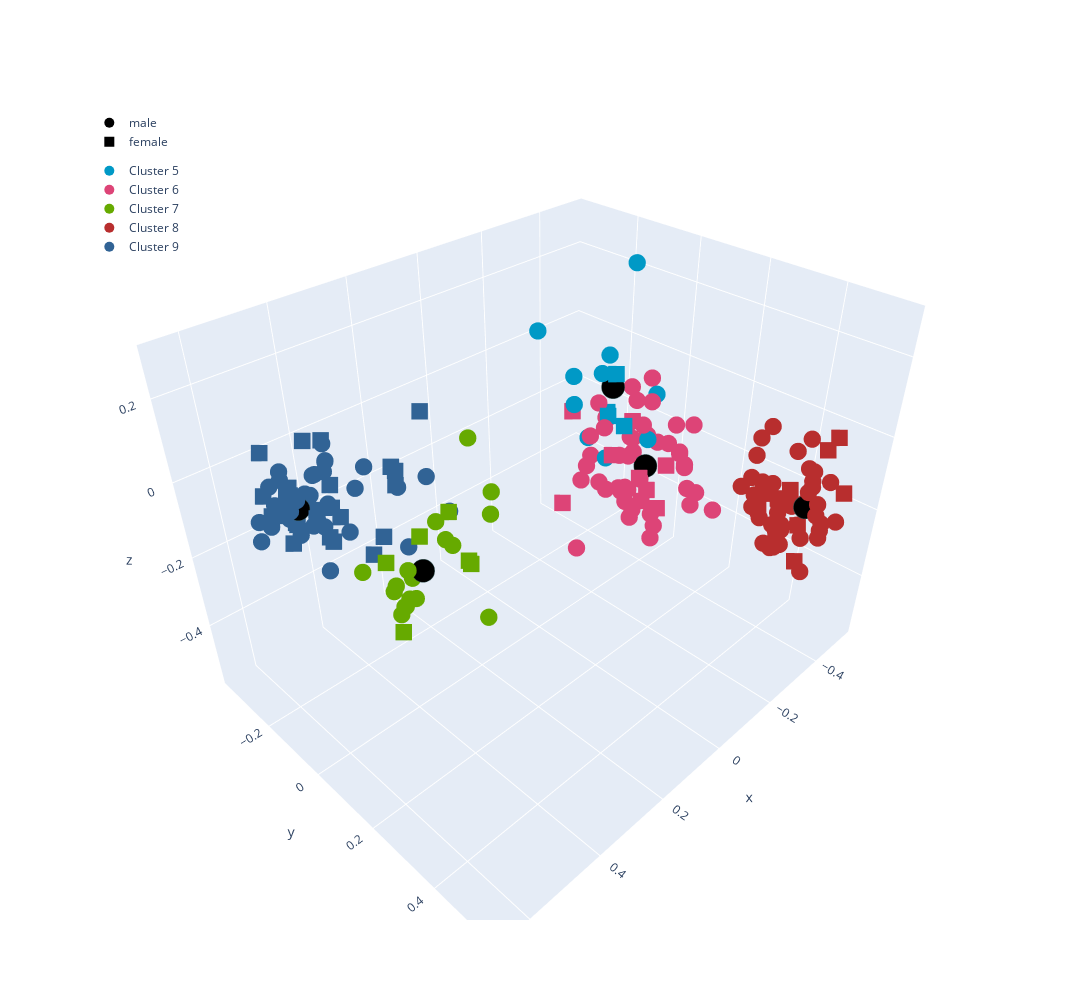

Notebook code cell kept with this figure:
### Markdown cell above
## plot 3d cluster embedding for joint method

### Code cell
# Perform PCA to reduce to 3 dimensions
import plotly.express as px
from sklearn.decomposition import PCA
import pandas as pd
import numpy as np
import plotly.graph_objects as go
cluster_num = 100
mode = "joint"
epoch = 40
data_dir = "sci-fi_thriller"
user_embeddings = np.load(f'res/{data_dir}/{cluster_num}/{mode}/user_embedding_{epoch}.npy')
cluster_labels = np.load(f'res/{data_dir}/{cluster_num}/{mode}/user_proto_label_{epoch}.npy')
cluster_embedding = np.load(f'res/{data_dir}/{cluster_num}/{mode}/cluster_embedding_{epoch}.npy')
gender_labels = np.load(f'res/{data_dir}/{cluster_num}/{mode}/gender_label_{epoch}.npy')


# Load data
# ...

# Perform PCA to reduce to 3 dimensions for user embeddings
pca = PCA(n_components=3)
embeddings_reduced = pca.fit_transform(user_embeddings)

# Apply the same PCA transformation to the cluster centers
cluster_embedding_reduced = pca.transform(cluster_embedding)[5:10]

# Prepare the data for plotting
df_plot = pd.DataFrame(embeddings_reduced, columns=['x', 'y', 'z'])
df_plot['cluster'] = cluster_labels
df_plot['gender'] = gender_labels
df_plot['gender'] = df_plot['gender'].apply(lambda x: "male" if x == 1 else "female")

# Filter if necessary
df_plot_filtered = df_plot[(df_plot['cluster'] >= 5) & (df_plot['cluster'] < 10)]
df_plot_filtered['cluster'] = df_plot_filtered['cluster'].astype(str)
# Create a DataFrame for cluster centers for plotting
df_clusters = pd.DataFrame(cluster_embedding_reduced, columns=['x', 'y', 'z'])
df_clusters['cluster'] = range(len(cluster_embedding_reduced))  # Assuming there's one center per cluster

# Create the user embedding scatter plot
colors_for_legend = px.colors.qualitative.G10 

symbols_for_gender = {'male': 'circle', 'female': 'square'}  # Define symbols for genders


# ... (previous code stays the same)

# Initialize figure
fig = go.Figure()

# Add dummy traces for gender legend
for gender, symbol in symbols_for_gender.items():
    fig.add_trace(
        go.Scatter3d(
            x=[None], y=[None], z=[None],  # No data points, so it doesn't show in the plot
            mode='markers',
            marker=dict(
                size=10,
                symbol=symbol,
                color='black',
            ),
            name=str(gender),
            legendgroup='gender',
         
        )
    )
for i, row in df_clusters.iterrows():
    fig.add_trace(
        go.Scatter3d(
            x=[row['x']],
            y=[row['y']],
            z=[row['z']],
            mode='markers',
            marker=dict(
                size=8,
                color='black',  # Color for cluster centers
                line=dict(
                    color='DarkSlateGrey',
                    width=2
                ),
            ),
            showlegend=False
        )
    )
# Add dummy traces for cluster legend
for i in range(5, 10):
    fig.add_trace(
        go.Scatter3d(
            x=[None], y=[None], z=[None],  # No data points, so it doesn't show in the plot
            mode='markers',
            marker=dict(
                size=10,
                color=colors_for_legend[i % len(colors_for_legend)],  # Use cluster color
            ),
            name=f'Cluster {i}',
            legendgroup='cluster'
        )
    )

# Add a trace for each cluster-gender combination without adding them to legend
for cluster in df_plot_filtered['cluster'].unique():
    for gender, symbol in symbols_for_gender.items():
        df_subset = df_plot_filtered[(df_plot_filtered['cluster'] == cluster) & (df_plot_filtered['gender'] == gender)]
        fig.add_trace(
            go.Scatter3d(
                x=df_subset['x'],
                y=df_subset['y'],
                z=df_subset['z'],
                mode='markers',
                marker=dict(
                    size=6,
                    color=colors_for_legend[int(cluster) % len(colors_for_legend)],  # Loop through colors
                    symbol=symbol,
                ),
                name=f'{cluster}, {gender}',
                legendgroup=gender,
                showlegend=False  # Set showlegend to False
            )
        )
fig.update_layout(
    legend=dict(
        yanchor="top",
        y=0.99,
        xanchor="left",
        x=0.01,
        title=dict(text=''),  # Empty title for cleaner look
        traceorder='grouped'
    ),
    height=1000,  # Set a larger height for the plot
    width=1200    # Set a larger width for the plot
)

# Show figure
fig.show()

### Figure 1 — Plotly figure (JSON) as saved in the notebook; plotly's stock layout.template omitted (floating-point values rounded to 4 significant figures)
{"data": [{"legendgroup": "gender", "marker": {"color": "black", "size": 10, "symbol": "circle"}, "mode": "markers", "name": "male", "type": "scatter3d", "x": [null], "y": [null], "z": [null]}, {"legendgroup": "gender", "marker": {"color": "black", "size": 10, "symbol": "square"}, "mode": "markers", "name": "female", "type": "scatter3d", "x": [null], "y": [null], "z": [null]}, {"marker": {"color": "black", "line": {"color": "DarkSlateGrey", "width": 2}, "size": 8}, "mode": "markers", "showlegend": false, "type": "scatter3d", "x": [-0.3594], "y": [-0.09235], "z": [-0.05354]}, {"marker": {"color": "black", "line": {"color": "DarkSlateGrey", "width": 2}, "size": 8}, "mode": "markers", "showlegend": false, "type": "scatter3d", "x": [-0.43], "y": [-0.02602], "z": [-0.2954]}, {"marker": {"color": "black", "line": {"color": "DarkSlateGrey", "width": 2}, "size": 8}, "mode": "markers", "showlegend": false, "type": "scatter3d", "x": [0.4264], "y": [0.09909], "z": [-0.1014]}, {"marker": {"color": "black", "line": {"color": "DarkSlateGrey", "width": 2}, "size": 8}, "mode": "markers", "showlegend": false, "type": "scatter3d", "x": [-0.4526], "y": [0.4478], "z": [-0.208]}, {"marker": {"color": "black", "line": {"color": "DarkSlateGrey", "width": 2}, "size": 8}, "mode": "markers", "showlegend": false, "type": "scatter3d", "x": [0.4965], "y": [-0.2384], "z": [-0.08227]}, {"legendgroup": "cluster", "marker": {"color": "#0099C6", "size": 10}, "mode": "markers", "name": "Cluster 5", "type": "scatter3d", "x": [null], "y": [null], "z": [null]}, {"legendgroup": "cluster", "marker": {"color": "#DD4477", "size": 10}, "mode": "markers", "name": "Cluster 6", "type": "scatter3d", "x": [null], "y": [null], "z": [null]}, {"legendgroup": "cluster", "marker": {"color": "#66AA00", "size": 10}, "mode": "markers", "name": "Cluster 7", "type": "scatter3d", "x": [null], "y": [null], "z": [null]}, {"legendgroup": "cluster", "marker": {"color": "#B82E2E", "size": 10}, "mode": "markers", "name": "Cluster 8", "type": "scatter3d", "x": [null], "y": [null], "z": [null]}, {"legendgroup": "cluster", "marker": {"color": "#316395", "size": 10}, "mode": "markers", "name": "Cluster 9", "type": "scatter3d", "x": [null], "y": [null], "z": [null]}, {"legendgroup": "male", "marker": {"color": "#B82E2E", "size": 6, "symbol": "circle"}, "mode": "markers", "name": "8, male", "showlegend": false, "type": "scatter3d", "x": [-0.2842, -0.2925, -0.369, -0.4973, -0.3644, -0.4494, -0.495, -0.4966, -0.4336, -0.4198, -0.4949, -0.4318, -0.4124, -0.4536, -0.4452, -0.471, -0.4658, -0.4379, -0.4378, -0.5172, -0.3955, -0.4029, -0.4661, -0.3781, -0.3863, -0.384, -0.4329, -0.4871, -0.3424, -0.3141, -0.4174, -0.4649, -0.3858, -0.4076, -0.4499, -0.4139, -0.4322, -0.4896, -0.4643, -0.4506, -0.3968, -0.4095, -0.3699, -0.3192], "y": [0.4889, 0.4229, 0.508, 0.2384, 0.3569, 0.3954, 0.4197, 0.4121, 0.4232, 0.4727, 0.3553, 0.3932, 0.4707, 0.411, 0.4614, 0.4408, 0.439, 0.413, 0.4633, 0.4014, 0.3843, 0.3357, 0.3822, 0.5323, 0.5127, 0.3453, 0.5065, 0.4281, 0.4155, 0.4453, 0.4121, 0.4942, 0.4186, 0.3504, 0.3737, 0.5498, 0.489, 0.3083, 0.4625, 0.2991, 0.5226, 0.4026, 0.4396, 0.3726], "z": [-0.207, -0.1702, -0.3235, -0.2685, -0.2074, -0.2871, -0.1307, -0.3023, -0.2081, -0.08074, -0.2923, -0.3462, -0.1349, -0.2114, -0.1403, -0.3144, -0.2268, -0.05975, -0.1198, -0.06553, -0.3192, -0.2025, -0.2398, -0.1943, -0.167, -0.02927, -0.2171, -0.221, -0.103, -0.1894, -0.2602, -0.1209, -0.2621, -0.1599, -0.3682, -0.1797, -0.17, -0.05804, -0.2178, -0.1266, -0.2309, -0.3123, -0.2366, -0.09554]}, {"legendgroup": "female", "marker": {"color": "#B82E2E", "size": 6, "symbol": "square"}, "mode": "markers", "name": "8, female", "showlegend": false, "type": "scatter3d", "x": [-0.4547, -0.3748, -0.4803, -0.3427, -0.4425, -0.4287, -0.4863, -0.4099, -0.4333, -0.4864, -0.396, -0.5043, -0.422], "y": [0.3743, 0.4862, 0.423, 0.3987, 0.3787, 0.3369, 0.3838, 0.3381, 0.3837, 0.4837, 0.3671, 0.4534, 0.5519], "z": [-0.2243, -0.3075, -0.2887, -0.1395, -0.2114, -0.2547, -0.2051, -0.2278, -0.2041, -0.01373, -0.173, -0.06806, -0.1033]}, {"legendgroup": "male", "marker": {"color": "#DD4477", "size": 6, "symbol": "circle"}, "mode": "markers", "name": "6, male", "showlegend": false, "type": "scatter3d", "x": [-0.3152, -0.4414, -0.3308, -0.3753, -0.3256, -0.3958, -0.4031, -0.392, -0.4992, -0.3782, -0.4778, -0.3859, -0.3886, -0.4847, -0.3257, -0.4262, -0.4487, -0.4016, -0.2891, -0.4007, -0.4143, -0.3027, -0.2883, -0.2646, -0.4978, -0.4718, -0.3821, -0.4146, -0.3838, -0.3749, -0.502, -0.4825, -0.3955, -0.3624, -0.4704, -0.482, -0.3501, -0.3626, -0.3437, -0.4341, -0.3444, -0.2809, -0.2501, -0.4692, -0.3662], "y": [-0.06462, 0.1965, -0.008355, -0.03914, 0.02125, 0.1083, -0.1502, -0.05623, 0.06809, -0.1787, 0.06893, -0.04001, -0.008731, -0.069, 0.04158, -0.1981, 0.03134, 0.1523, -0.1127, 0.03087, -0.005027, -0.1437, -0.1415, -0.07992, 0.01598, 0.1173, -0.07901, 0.02124, -0.1275, -0.02329, -0.07888, -0.1134, 0.03008, -0.02684, 0.09136, 0.04617, 0.07767, -0.03829, -0.0009042, 0.09956, -0.03578, -0.04723, -0.03209, -0.1188, -0.06383], "z": [-0.3351, -0.3363, -0.3552, -0.1867, -0.3644, -0.177, -0.1845, -0.2603, -0.3572, -0.3063, -0.2793, -0.1958, -0.1434, -0.2394, -0.2576, -0.1677, -0.2078, -0.3222, -0.2701, -0.4929, -0.08366, -0.3365, -0.5607, -0.1538, -0.1783, -0.3341, -0.2639, -0.1934, -0.1699, -0.07129, -0.07534, -0.3125, -0.4096, -0.3407, -0.1356, -0.2476, -0.4008, -0.3388, -0.4099, -0.2362, -0.3416, -0.1228, -0.2659, -0.1042, -0.3544]}, {"legendgroup": "female", "marker": {"color": "#DD4477", "size": 6, "symbol": "square"}, "mode": "markers", "name": "6, female", "showlegend": false, "type": "scatter3d", "x": [-0.3672, -0.4373, -0.3227, -0.3313, -0.4081, -0.455, -0.1811, -0.337, -0.4296], "y": [0.07134, 0.03806, 0.05337, -0.06136, -0.2792, -0.09964, -0.09598, 0.03004, -0.01594], "z": [-0.3556, -0.2685, -0.3191, -0.2329, -0.2188, -0.1966, -0.3293, -0.2649, -0.369]}, {"legendgroup": "male", "marker": {"color": "#316395", "size": 6, "symbol": "circle"}, "mode": "markers", "name": "9, male", "showlegend": false, "type": "scatter3d", "x": [0.1878, 0.4509, 0.3927, 0.4622, 0.4241, 0.3136, 0.5129, 0.5487, 0.4519, 0.3445, 0.5174, 0.6501, 0.5769, 0.4919, 0.4129, 0.246, 0.4312, 0.274, 0.5006, 0.5793, 0.4113, 0.4977, 0.4757, 0.5045, 0.4748, 0.5044, 0.4301, 0.547, 0.4263, 0.5273, 0.427, 0.5847, 0.5474], "y": [-0.1047, -0.1897, -0.3317, -0.1989, -0.2345, -0.1026, -0.244, -0.1472, -0.2589, -0.1983, -0.2002, -0.1198, -0.1927, -0.1917, -0.2403, -0.1057, -0.3195, -0.1792, -0.2774, -0.2098, -0.2456, -0.2972, -0.07521, -0.2804, -0.2024, -0.1297, -0.2115, -0.1639, -0.2807, -0.2824, -0.1121, -0.2509, -0.2407], "z": [-0.1756, -0.06734, -0.08412, -0.1273, -0.01703, -0.2106, -0.08371, -0.07741, -0.0779, -0.02442, -0.03107, -0.02558, 0.03497, -0.106, 0.003271, -0.05275, -0.1134, -0.1031, -0.1268, -0.07319, 0.04348, -0.03454, -0.06966, -0.001839, -0.1029, -0.1871, 0.02204, 0.01216, -0.04722, -0.08012, -0.0009344, -0.07941, -0.07584]}, {"legendgroup": "female", "marker": {"color": "#316395", "size": 6, "symbol": "square"}, "mode": "markers", "name": "9, female", "showlegend": false, "type": "scatter3d", "x": [0.5354, 0.5307, 0.4341, 0.4142, 0.3347, 0.4814, 0.3557, 0.5354, 0.1254, 0.5332, 0.459, 0.4816, 0.4395, 0.3881, 0.5159, 0.4142, 0.4995, 0.4872, 0.4903, 0.5249, 0.4943, 0.4036, 0.5089, 0.4795, 0.4142, 0.4209, 0.2284, 0.3192, 0.5523, 0.3817], "y": [-0.2606, -0.2566, -0.2317, -0.09232, -0.09452, -0.1369, -0.1343, -0.2886, -0.2714, -0.2941, -0.1322, -0.2947, -0.2631, -0.3688, -0.3513, -0.09232, -0.2871, -0.2969, -0.2663, -0.2118, -0.1698, -0.2577, -0.2355, -0.2906, -0.09232, -0.2216, -0.2636, -0.1209, -0.1793, -0.2989], "z": [-0.09203, -0.08146, -0.188, -0.1721, 0.008066, -0.1245, -0.1766, -0.1077, -0.002052, 0.05208, -0.06879, -0.06047, -0.1255, -0.01242, -0.09457, -0.1721, -0.1221, -0.07219, -0.1424, -0.01954, -0.07337, -0.1345, -0.1114, -0.1458, -0.1721, -0.04732, -0.1067, -0.0482, -0.1144, 0.01643]}, {"legendgroup": "male", "marker": {"color": "#0099C6", "size": 6, "symbol": "circle"}, "mode": "markers", "name": "5, male", "showlegend": false, "type": "scatter3d", "x": [-0.2967, -0.3862, -0.2548, -0.3668, -0.343, -0.2567, -0.4321, -0.1079, -0.3595, -0.3556], "y": [-0.07502, 0.01111, -0.1294, -0.04119, -0.2154, -0.01777, -0.00559, -0.1102, -0.108, -0.1702], "z": [0.01457, -0.1776, -0.07775, 0.2903, -0.06234, 0.09918, -0.06887, 0.1798, -0.2748, -0.2356]}, {"legendgroup": "female", "marker": {"color": "#0099C6", "size": 6, "symbol": "square"}, "mode": "markers", "name": "5, female", "showlegend": false, "type": "scatter3d", "x": [-0.3173, -0.258, -0.338, -0.4581], "y": [-0.01362, 0.003631, -0.08641, -0.1943], "z": [-0.1189, 0.05608, -0.1273, -0.2072]}, {"legendgroup": "male", "marker": {"color": "#66AA00", "size": 6, "symbol": "circle"}, "mode": "markers", "name": "7, male", "showlegend": false, "type": "scatter3d", "x": [0.4679, 0.5198, 0.3504, 0.51, 0.4927, 0.4979, 0.2374, 0.5685, 0.202, 0.3452, 0.3992, 0.2166, 0.3863, 0.4733, 0.504, 0.51, 0.202, 0.3504, 0.3303], "y": [0.1251, 0.1276, 0.1045, 0.1302, 0.1384, 0.1263, 0.09609, 0.1028, 0.06073, 0.2017, 0.02141, 0.009728, 0.1011, 0.1142, 0.1132, 0.1486, 0.06073, 0.1045, 0.05628], "z": [-0.1343, -0.08417, -0.07505, -0.1478, -0.1128, -0.1372, -0.05767, -0.02262, -0.03487, -0.2128, -0.1814, 0.08371, 0.001615, -0.06595, -0.08774, -0.1149, -0.03487, -0.07505, -0.09661]}, {"legendgroup": "female", "marker": {"color": "#66AA00", "size": 6, "symbol": "square"}, "mode": "markers", "name": "7, female", "showlegend": false, "type": "scatter3d", "x": [0.1967, 0.3599, 0.4268, 0.4368, 0.5354, 0.2376], "y": [-0.09739, 0.1655, -0.03013, 0.1123, 0.1675, 0.02366], "z": [-0.1696, -0.07566, -0.1533, -0.002564, -0.1541, -0.2319]}], "layout": {"height": 1000, "legend": {"title": {"text": ""}, "traceorder": "grouped", "x": 0.01, "xanchor": "left", "y": 0.99, "yanchor": "top"}, "width": 1200}}
